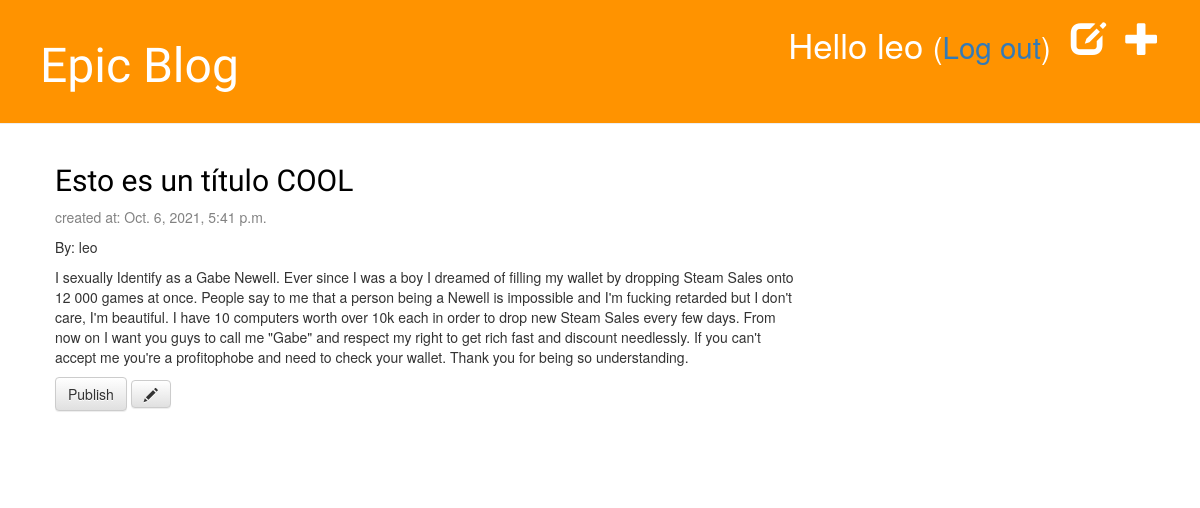
/post/draft (signed in), run on an earlier commit of the app's database.
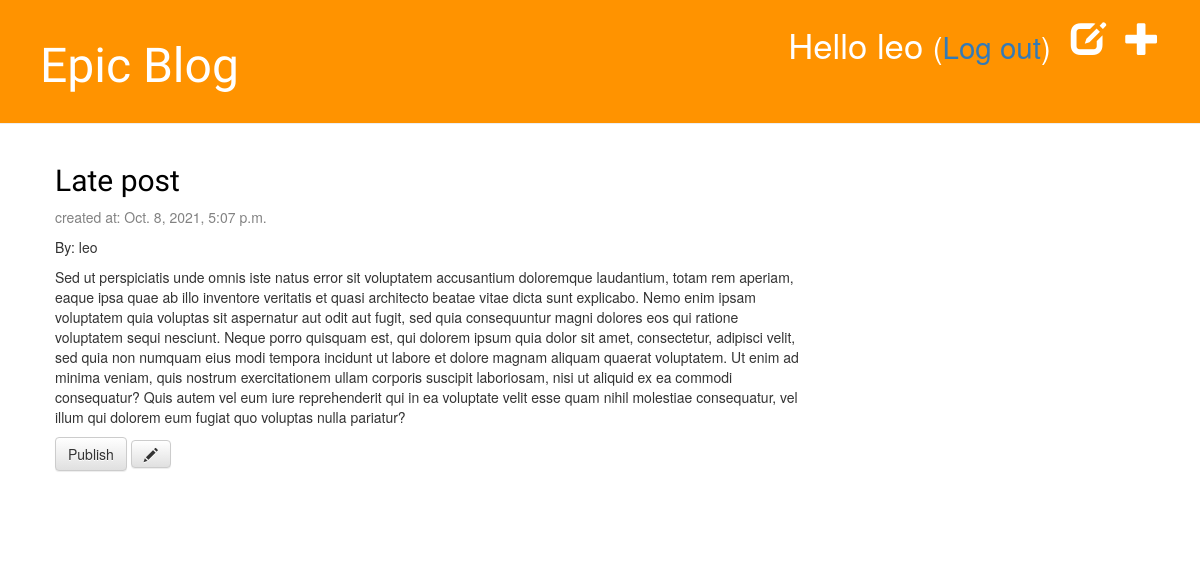
And on a later commit of the database.
### post/models.py (models this page shows, shortened)
class Post(models.Model):
    title = models.CharField(max_length=150)
    author = models.ForeignKey('auth.User' , on_delete = models.CASCADE)
    text = models.TextField()
    created_date = models.DateTimeField(default = timezone.now)
    published_date = models.DateTimeField(blank=True , null=True)

### post/views.py (the view)
# urls.py: path('post/draft', views.post_draft_list , name='post_draft_list'),
@login_required
def post_draft_list(request):
    post = Post.objects.filter(published_date__isnull=True).order_by('created_date')
    return render(request , 'post/post_draft_list.html' , {'post': post})

### post/templates/post/post_draft_list.html
{% extends 'post/base.html' %}
{% block content %}
{%for posts in post%}
    <div class="post">
        <h2><a href="{% url 'post_details' pk=posts.pk %}">{{ posts.title }}</a></h2>
        <div class="date">
            <p>created at: {{ posts.created_date }}</p>
        </div>
        <p>By: {{posts.author}}</p>
        <p>{{posts.text|linebreaksbr}}</p>
        <a class="btn btn-default" href="{% url 'post_publish' pk=posts.pk %}">Publish</a>
        {% if user.is_authenticated %}
            <a class="btn btn-default" href="{% url 'post_edit' pk=posts.pk %}"><span class="glyphicon glyphicon-pencil"></span></a>
        {% endif %}
    </div>
{% endfor %}
{% endblock %}

### post/templates/post/base.html (shortened to what this page needs)
{% load static %}
<html>
    <head>
        <link rel="stylesheet" href="//maxcdn.bootstrapcdn.com/bootstrap/3.2.0/css/bootstrap.min.css">
        <link rel="stylesheet" href="//maxcdn.bootstrapcdn.com/bootstrap/3.2.0/css/bootstrap-theme.min.css">
        <link rel="stylesheet" href="{% static 'css/post_list.css' %}">
    </head>
    <body>
        <div class="page-header">
            {% if user.is_authenticated %}
                <a href="{% url 'new_post' %}" class="top-menu"><span class="glyphicon glyphicon-plus"></span></a>
                <a href="{% url 'post_draft_list' %}" class="top-menu"><span class="glyphicon glyphicon-edit"></span></a>
                <p class="top-menu">Hello {{ user.username }} <small>(<a href="{% url 'logout' %}">Log out</a>)</small></p>
            {% else %}
                <a href="{% url 'login' %}" class="top-menu"><span class="glyphicon glyphicon-lock"></span></a>
            {% endif %}
                <h1><a href="/">Epic Blog</a></h1>
        </div>
        <div class="content container">
            <div class="row">
                <div class="col-md-8">
                {% block content %}
                {% endblock %}
                </div>
            </div>
        </div>
    </body>
</html>

### post/static/css/post_list.css (style rules this page uses)
.page-header { background-color: #ff9300; margin-top: 0; padding: 20px 20px 20px 40px; }
.page-header h1, .page-header h1 a, .page-header h1 a:visited, .page-header h1 a:active { color: #ffffff; font-size: 36pt; text-decoration: none; }
.content { margin-left: 40px; }
h1, h2, h3, h4 { font-family: 'Lobster', cursive; }
.date { color: #828282; }
.top-menu, .top-menu:hover, .top-menu:visited { color: #ffffff; float: right; font-size: 26pt; margin-right: 20px; }
.post { margin-bottom: 70px; }
.post h2 a, .post h2 a:visited { color: #000000; }

What changed in the data, as far as the page shows it:
removed Post: title "Esto es un título COOL", created_date "Oct. 6, 2021, 5:41 p.m.", author "leo", text "I sexually Identify as a Gabe Newell. Ever since I was a boy I dreamed of filling my wallet by dropping Steam Sales onto 12 000 games at once. People say to me that a person being a Newell is impossible and I'm fucking retarded but I don't care, I'm beautiful. I have 10 computers worth over 10k each in order to drop new Steam Sales every few days. From now on I want you guys to call me \"Gabe\" and respect my right to get rich fast and discount needlessly. If you can't accept me you're a profitophobe and need to check your wallet. Thank you for being so understanding."
added Post: title "Late post", created_date "Oct. 8, 2021, 5:07 p.m.", author "leo", text "Sed ut perspiciatis unde omnis iste natus error sit voluptatem accusantium doloremque laudantium, totam rem aperiam, eaque ipsa quae ab illo inventore veritatis et quasi architecto beatae vitae dicta sunt explicabo. Nemo enim ipsam voluptatem quia voluptas sit aspernatur aut odit aut fugit, sed quia consequuntur magni dolores eos qui ratione voluptatem sequi nesciunt. Neque porro quisquam est, qui dolorem ipsum quia dolor sit amet, consectetur, adipisci velit, sed quia non numquam eius modi tempora incidunt ut labore et dolore magnam aliquam quaerat voluptatem. Ut enim ad minima veniam, quis nostrum exercitationem ullam corporis suscipit laboriosam, nisi ut aliquid ex ea commodi…"
